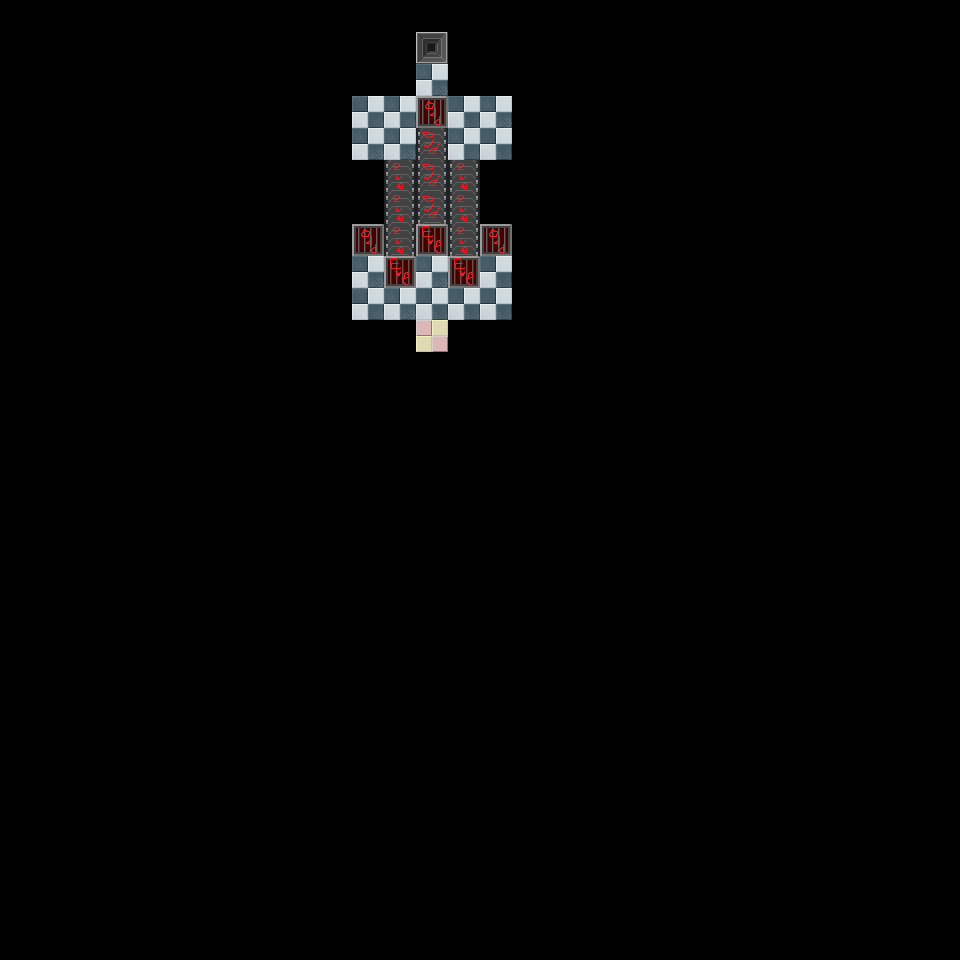

Rendered tile map (Tiled .tmx) drawn with the repository's tilesets; below, a short description and the full map source, tile grids included:
An orthogonal 30x30 tile map with 32x32 px tiles, 1 tile layer (geometry).

<map version="1.8" tiledversion="1.8.6" orientation="orthogonal" renderorder="right-down" width="30" height="30" tilewidth="32" tileheight="32" infinite="0" nextlayerid="2" nextobjectid="1">
 <tileset firstgid="1" source="../tilesets/level_tiles.tsx" />
 <layer id="1" name="geometry" width="30" height="30">
  <data encoding="csv">
0,0,0,0,0,0,0,0,0,0,0,0,0,0,0,0,0,0,0,0,0,0,0,0,0,0,0,0,0,0,
0,0,0,0,0,0,0,0,0,0,0,0,0,23,0,0,0,0,0,0,0,0,0,0,0,0,0,0,0,0,
0,0,0,0,0,0,0,0,0,0,0,0,0,15,0,0,0,0,0,0,0,0,0,0,0,0,0,0,0,0,
0,0,0,0,0,0,0,0,0,0,0,18,17,6,16,15,0,0,0,0,0,0,0,0,0,0,0,0,0,0,
0,0,0,0,0,0,0,0,0,0,0,15,15,25,17,16,0,0,0,0,0,0,0,0,0,0,0,0,0,0,
0,0,0,0,0,0,0,0,0,0,0,0,26,25,26,0,0,0,0,0,0,0,0,0,0,0,0,0,0,0,
0,0,0,0,0,0,0,0,0,0,0,0,26,25,26,0,0,0,0,0,0,0,0,0,0,0,0,0,0,0,
0,0,0,0,0,0,0,0,0,0,0,6,26,7,26,6,0,0,0,0,0,0,0,0,0,0,0,0,0,0,
0,0,0,0,0,0,0,0,0,0,0,15,7,15,7,16,0,0,0,0,0,0,0,0,0,0,0,0,0,0,
0,0,0,0,0,0,0,0,0,0,0,18,15,16,16,16,0,0,0,0,0,0,0,0,0,0,0,0,0,0,
0,0,0,0,0,0,0,0,0,0,0,0,0,24,0,0,0,0,0,0,0,0,0,0,0,0,0,0,0,0,
0,0,0,0,0,0,0,0,0,0,0,0,0,0,0,0,0,0,0,0,0,0,0,0,0,0,0,0,0,0,
0,0,0,0,0,0,0,0,0,0,0,0,0,0,0,0,0,0,0,0,0,0,0,0,0,0,0,0,0,0,
0,0,0,0,0,0,0,0,0,0,0,0,0,0,0,0,0,0,0,0,0,0,0,0,0,0,0,0,0,0,
0,0,0,0,0,0,0,0,0,0,0,0,0,0,0,0,0,0,0,0,0,0,0,0,0,0,0,0,0,0,
0,0,0,0,0,0,0,0,0,0,0,0,0,0,0,0,0,0,0,0,0,0,0,0,0,0,0,0,0,0,
0,0,0,0,0,0,0,0,0,0,0,0,0,0,0,0,0,0,0,0,0,0,0,0,0,0,0,0,0,0,
0,0,0,0,0,0,0,0,0,0,0,0,0,0,0,0,0,0,0,0,0,0,0,0,0,0,0,0,0,0,
0,0,0,0,0,0,0,0,0,0,0,0,0,0,0,0,0,0,0,0,0,0,0,0,0,0,0,0,0,0,
0,0,0,0,0,0,0,0,0,0,0,0,0,0,0,0,0,0,0,0,0,0,0,0,0,0,0,0,0,0,
0,0,0,0,0,0,0,0,0,0,0,0,0,0,0,0,0,0,0,0,0,0,0,0,0,0,0,0,0,0,
0,0,0,0,0,0,0,0,0,0,0,0,0,0,0,0,0,0,0,0,0,0,0,0,0,0,0,0,0,0,
0,0,0,0,0,0,0,0,0,0,0,0,0,0,0,0,0,0,0,0,0,0,0,0,0,0,0,0,0,0,
0,0,0,0,0,0,0,0,0,0,0,0,0,0,0,0,0,0,0,0,0,0,0,0,0,0,0,0,0,0,
0,0,0,0,0,0,0,0,0,0,0,0,0,0,0,0,0,0,0,0,0,0,0,0,0,0,0,0,0,0,
0,0,0,0,0,0,0,0,0,0,0,0,0,0,0,0,0,0,0,0,0,0,0,0,0,0,0,0,0,0,
0,0,0,0,0,0,0,0,0,0,0,0,0,0,0,0,0,0,0,0,0,0,0,0,0,0,0,0,0,0,
0,0,0,0,0,0,0,0,0,0,0,0,0,0,0,0,0,0,0,0,0,0,0,0,0,0,0,0,0,0,
0,0,0,0,0,0,0,0,0,0,0,0,0,0,0,0,0,0,0,0,0,0,0,0,0,0,0,0,0,0,
0,0,0,0,0,0,0,0,0,0,0,0,0,0,0,0,0,0,0,0,0,0,0,0,0,0,0,0,0,0
</data>
 </layer>
</map>
